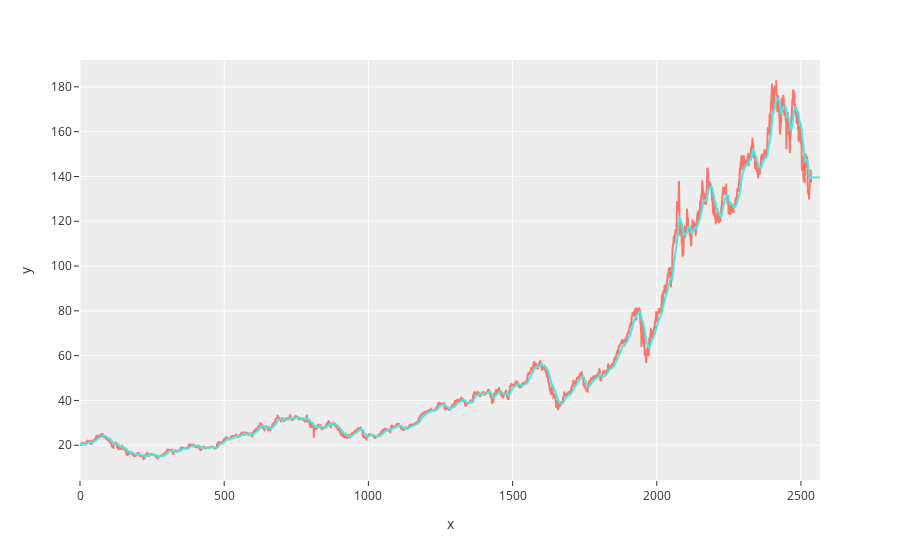

Notebook code cell kept with this figure:
### Markdown cell above
Y(t) = 0.1 * Y(t) + 0.09 * Y(t-1) + 0.81 * Y(t-1)

### Code cell
SES = SimpleExpSmoothing(apple_df["Open"])
SES_fit = SES.fit(0.1)
SES_predict = SES_fit.predict(start=0, end=len(apple_df) + 30)

fig = px.line(x=range(len(apple_df)), y= apple_df["Open"])
fig.add_trace(px.line(x=SES_predict.index, y= SES_predict).data[0])
fig["data"][1]["line"]["color"]= "#4BE8E0"
fig.show()

### Figure 1 — Plotly figure (JSON) as saved in the notebook; plotly's stock layout.template omitted (floating-point values rounded to 4 significant figures; data arrays with more than 128 entries replaced by an {"elided": "..."} marker saying what was removed)
{"data": [{"hovertemplate": "x=%{x}<br>y=%{y}<extra></extra>", "legendgroup": "", "line": {"color": "#F8766D", "dash": "solid"}, "marker": {"symbol": "circle"}, "mode": "lines", "name": "", "showlegend": false, "type": "scattergl", "x": {"elided": "2536 int values"}, "xaxis": "x", "y": {"elided": "2536 float values"}, "yaxis": "y"}, {"hovertemplate": "x=%{x}<br>y=%{y}<extra></extra>", "legendgroup": "", "line": {"color": "#4BE8E0", "dash": "solid"}, "marker": {"symbol": "circle"}, "mode": "lines", "name": "", "showlegend": false, "type": "scattergl", "x": {"elided": "2567 int values"}, "xaxis": "x", "y": {"elided": "2567 float values"}, "yaxis": "y"}], "layout": {"legend": {"tracegroupgap": 0}, "margin": {"t": 60}, "xaxis": {"anchor": "y", "domain": [0, 1], "title": {"text": "x"}}, "yaxis": {"anchor": "x", "domain": [0, 1], "title": {"text": "y"}}}}
